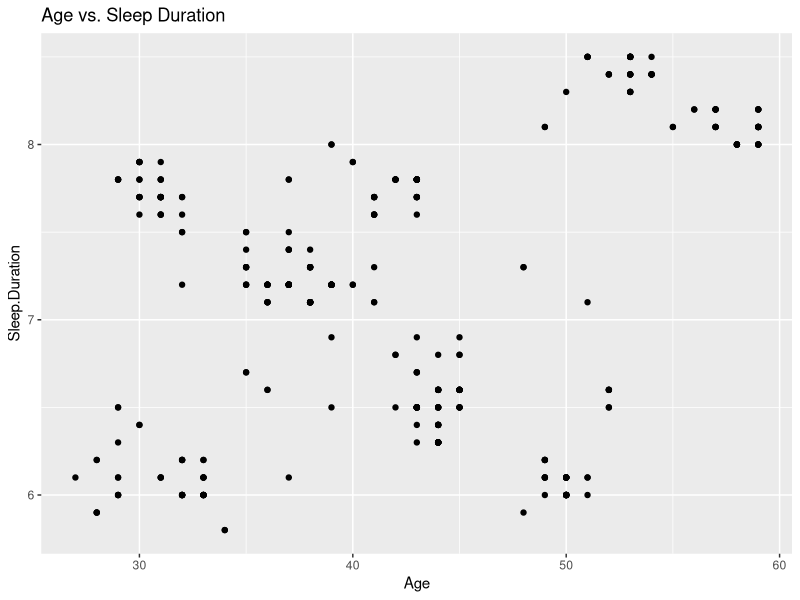

Source code (R):
## ---- chunk 1
knitr::opts_chunk$set(echo = FALSE) 
## ---- chunk 2
# Load necessary libraries
library(dplyr)
library(ggplot2)

# Read the dataset
sleep_data <- read.csv("Data/Sleep_health_and_lifestyle_dataset.csv")

# Preliminary data exploration
summary(sleep_data)

# Basic visualization
ggplot(sleep_data, aes(x = Age, y = Sleep.Duration)) +
  geom_point() +
  labs(title = "Age vs. Sleep Duration")
